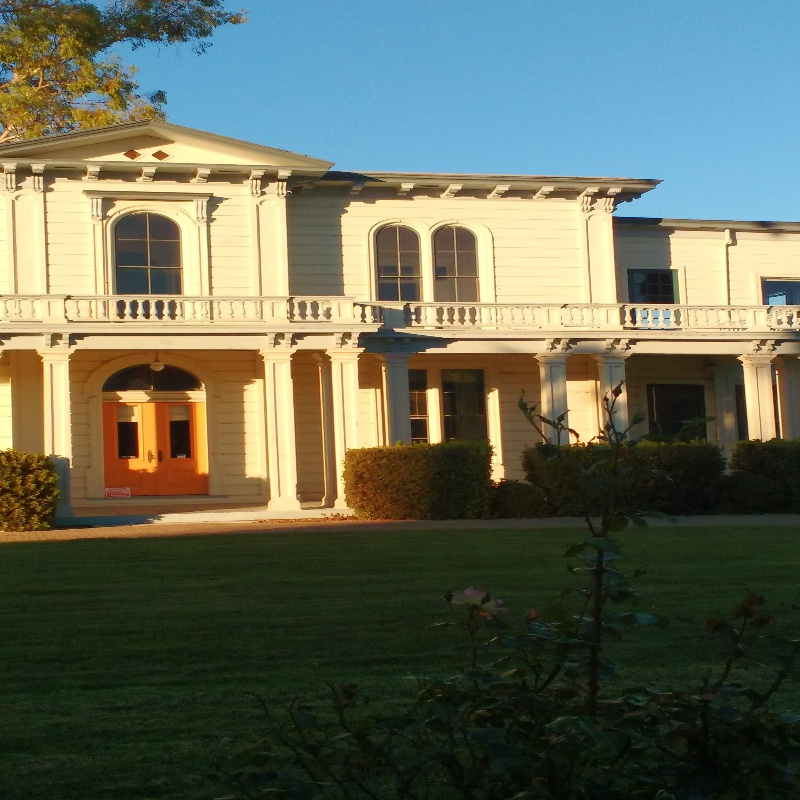
#> input picture test/p3/4.jpg, 800 x 800 px, found by its file name
$ jupyter execute feature_extraction.ipynb
#> lines starting #> are read from the running program, lines starting #| are printed output that depends on the picture; after the words box and inside, x2 and y2 are one past the last pixel; in counts of white or black regions, pixels touching at a corner belong together
[cell 1]
import numpy as np
import cv2
import os

[cell 2]
class SiftKpDesc():
    def __init__(self, kp, desc):
        # List of keypoints in (x,y) crd -> N x 2
        self.kp = kp

        # List of Descriptors at keypoints : N x 128
        self.desc = desc

[cell 3]
class SiftMatching:

    _BLUE = [255, 0, 0]
    _GREEN = [0, 255, 0]
    _RED = [0, 0, 255]
    _CYAN = [255, 255, 0]

    _line_thickness = 2
    _radius = 5
    _circ_thickness = 2


    def __init__(self, img_1_path, img_2_path, results_fldr='', nfeatures=2000, gamma=0.8):

        fname_1 = os.path.basename(img_1_path)
        fname_2 = os.path.basename(img_2_path)

        if not results_fldr:
            results_fldr = os.path.split(img_1_path)[0]

        self.result_fldr = os.path.join(results_fldr, 'results')

        self.prefix = fname_1.split('.')[0] + '_' + fname_2.split('.')[0]

        if not os.path.exists(self.result_fldr):
            os.makedirs(self.result_fldr)

        self.img_1_bgr = self.read_image(img_1_path)
#> in read_image, img_bgr is the input picture: shape (800, 800, 3); mean B, G, R 88.2, 105.5, 99.7
        self.img_2_bgr = self.read_image(img_2_path)
#> call 2 of read_image, with img_path = 'input/p3/5.jpg'
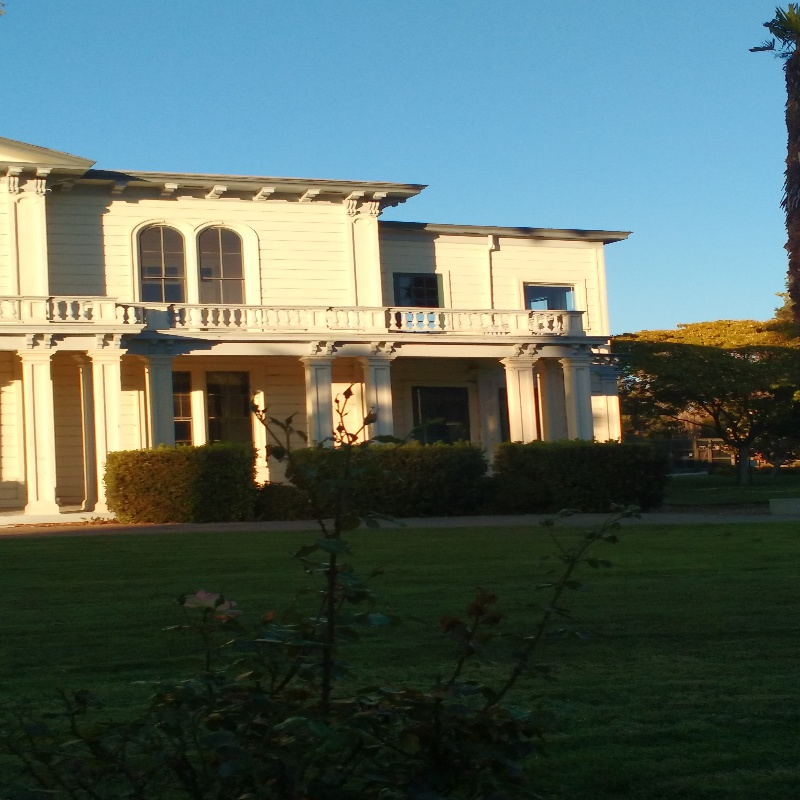
#> input picture test/p3/5.jpg, 800 x 800 px, found by its file name
#> in read_image, img_bgr is the input picture: shape (800, 800, 3); mean B, G, R 96.5, 103.6, 86.6

        self.nfeatures = nfeatures
        self.gamma = gamma


    def read_image(self, img_path):

        img_bgr = cv2.imread(img_path, cv2.IMREAD_COLOR)

        return img_bgr


    def get_sift_features(self, img_bgr, nfeatures=2000):

        img_gray = cv2.cvtColor(img_bgr, cv2.COLOR_BGR2GRAY)

        sift_obj = cv2.xfeatures2d.SIFT_create(nfeatures)

        # kp_list_obj is a list of "KeyPoint" objects with location stored as tuple in "pt" attribute
        kp_list_obj, desc = sift_obj.detectAndCompute(image=img_gray, mask=None)

        kp = [x.pt for x in kp_list_obj]
        return SiftKpDesc(kp, desc)


    def match_features(self, sift_kp_desc_obj1, sift_kp_desc_obj2, gamma=0.8):
        correspondence = []  # list of lists of [x1, y1, x2, y2]

        for i in range(len(sift_kp_desc_obj1.kp)):
            sc = np.linalg.norm(sift_kp_desc_obj1.desc[i] - sift_kp_desc_obj2.desc, axis=1)

            idx = np.argsort(sc)

            val = sc[idx[0]] / sc[idx[1]]

            if val <= gamma:
                correspondence.append([*sift_kp_desc_obj1.kp[i], *sift_kp_desc_obj2.kp[idx[0]]])

        return correspondence


    def draw_correspondence(self, correspondence, img_1, img_2):

        if len(img_1.shape) == 2:
            img_1 = np.repeat(img_1[:, :, np.newaxis], 3, axis=2)

        if len(img_2.shape) == 2:
            img_2 = np.repeat(img_2[:, :, np.newaxis], 3, axis=2)

        h, w, _ = img_1.shape

        img_stack = np.hstack((img_1, img_2))

        for x1, y1, x2, y2 in correspondence:
            x1_d = int(round(x1))
            y1_d = int(round(y1))

            x2_d = int(round(x2) + w)
            y2_d = int(round(y2))

            cv2.circle(img_stack, (x1_d, y1_d), radius=self._radius, color=self._BLUE,
                       thickness=self._circ_thickness, lineType=cv2.LINE_AA)

            cv2.circle(img_stack, (x2_d, y2_d), radius=self._radius, color=self._BLUE,
                       thickness=self._circ_thickness, lineType=cv2.LINE_AA)

            cv2.line(img_stack, (x1_d, y1_d), (x2_d, y2_d), color=self._CYAN,
                     thickness=self._line_thickness)

        fname = os.path.join(self.result_fldr, self.prefix + '_sift_corr.jpg')
        cv2.imwrite(fname, img_stack)


    def run(self):

        sift_kp_desc_obj1 = self.get_sift_features(self.img_1_bgr, nfeatures=self.nfeatures)
#> in get_sift_features, `img_gray = cv2.cvtColor(img_bgr, cv2.COLOR_BGR2GRAY)`:
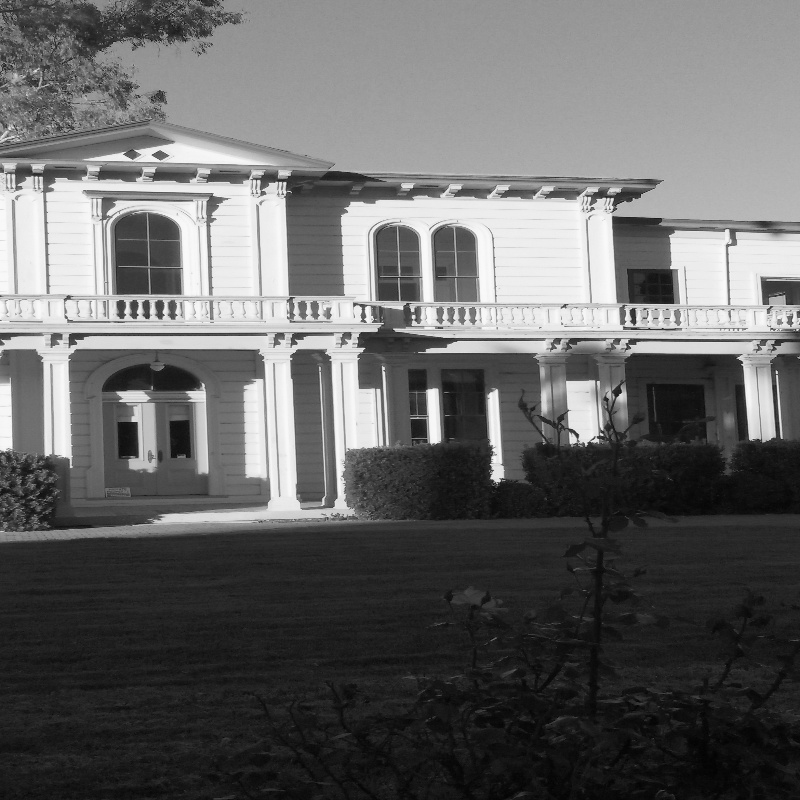
#> img_gray: shape (800, 800); min 1, max 249, mean 101.8
#> in get_sift_features, `kp_list_obj, desc = sift_obj.detectAndCompute(image=img_gray, mask=None)`: kp_list_obj = 1547 keypoints; strongest (x, y, size): (433, 396, 11), (497, 474, 10.8), (602, 434, 1.9), (649, 283, 36)
#> in get_sift_features, `kp = [x.pt for x in kp_list_obj]`: kp = 1547 pairs, first value 2.38 to 793.3, second value 2.64 to 794.1
#> in __init__, `self.kp = kp`: self.kp has the same summary as kp in get_sift_features
        sift_kp_desc_obj2 = self.get_sift_features(self.img_2_bgr, nfeatures=self.nfeatures)
#> call 2 of get_sift_features, with nfeatures = 2000
#> in get_sift_features (call 2), `img_gray = cv2.cvtColor(img_bgr, cv2.COLOR_BGR2GRAY)`:
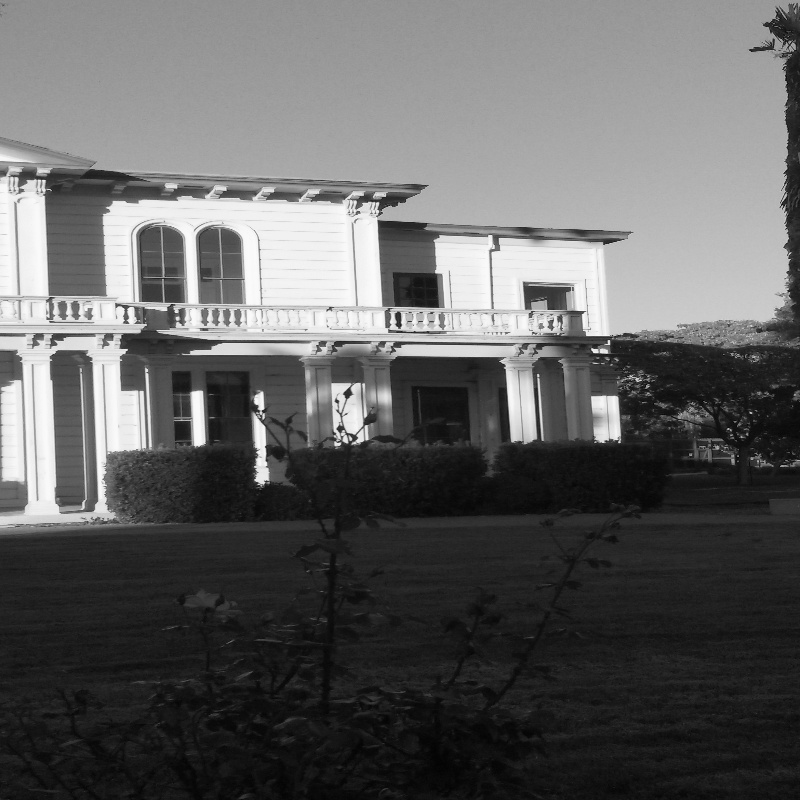
#> img_gray: shape (800, 800); min 1, max 251, mean 97.7
#> in get_sift_features (call 2), `kp_list_obj, desc = sift_obj.detectAndCompute(image=img_gray, mask=None)`: kp_list_obj = 1160 keypoints; strongest (x, y, size): (197, 399, 11.3), (595, 351, 3.4), (259, 400, 8.4), (262, 474, 12.5)
#> in get_sift_features (call 2), `kp = [x.pt for x in kp_list_obj]`: kp = 1160 pairs, first value 2.43 to 795.2, second value 5.62 to 796.4

        correspondence = self.match_features(sift_kp_desc_obj1, sift_kp_desc_obj2, gamma=self.gamma)
#> the loop in match_features, `for i in range(len(sift_kp_desc_obj1.kp)):` made 1547 passes
#> val on passes 1 to 3: 0.984, 0.952, 0.977
#> after the loop in match_features, `for i in range(len(sift_kp_desc_obj1.kp)):`: correspondence = 331 items, first 6: [8.81, 185.8, 11.88, 188.6], [8.81, 185.8, 11.88, 188.6], [16.59, 197.6, 18.54, 200.3], [18.12, 187.9, 20.82, 190.6], [32.82, 352.3, 82.31, 353.3], [38.21, 174.5, 41.17, 177.8]

        self.draw_correspondence(correspondence, self.img_1_bgr, self.img_2_bgr)
#> in draw_correspondence, `img_stack = np.hstack((img_1, img_2))`:
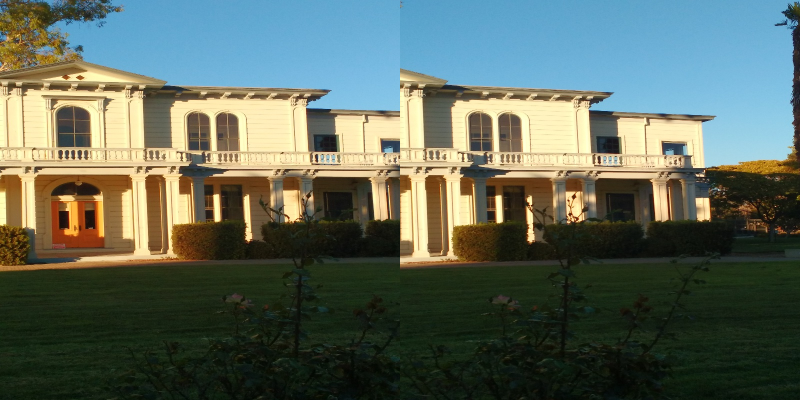
#> img_stack: shape (800, 1600, 3) (shown at 1/2 size); mean B, G, R 92.4, 104.5, 93.1
#> the loop in draw_correspondence, `for x1, y1, x2, y2 in correspondence:` made 331 passes
#> (x1, y1, x2, y2, x1_d, y1_d, x2_d, y2_d) on passes 1 to 3: (8.81, 185.8, 11.88, 188.6, 9, 186, 812, 189), (8.81, 185.8, 11.88, 188.6, 9, 186, 812, 189), (16.59, 197.6, 18.54, 200.3, 17, 198, 819, 200)
#> after the loop in draw_correspondence, `for x1, y1, x2, y2 in correspondence:`:
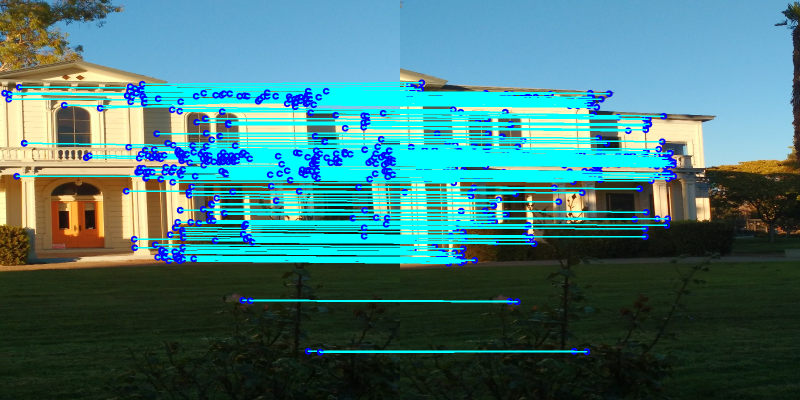
#> img_stack: shape (800, 1600, 3) (shown at 1/2 size); 18.29% of pixels changed, all inside (x1, y1, x2, y2) = (2, 158, 1355, 712)

        return correspondence
